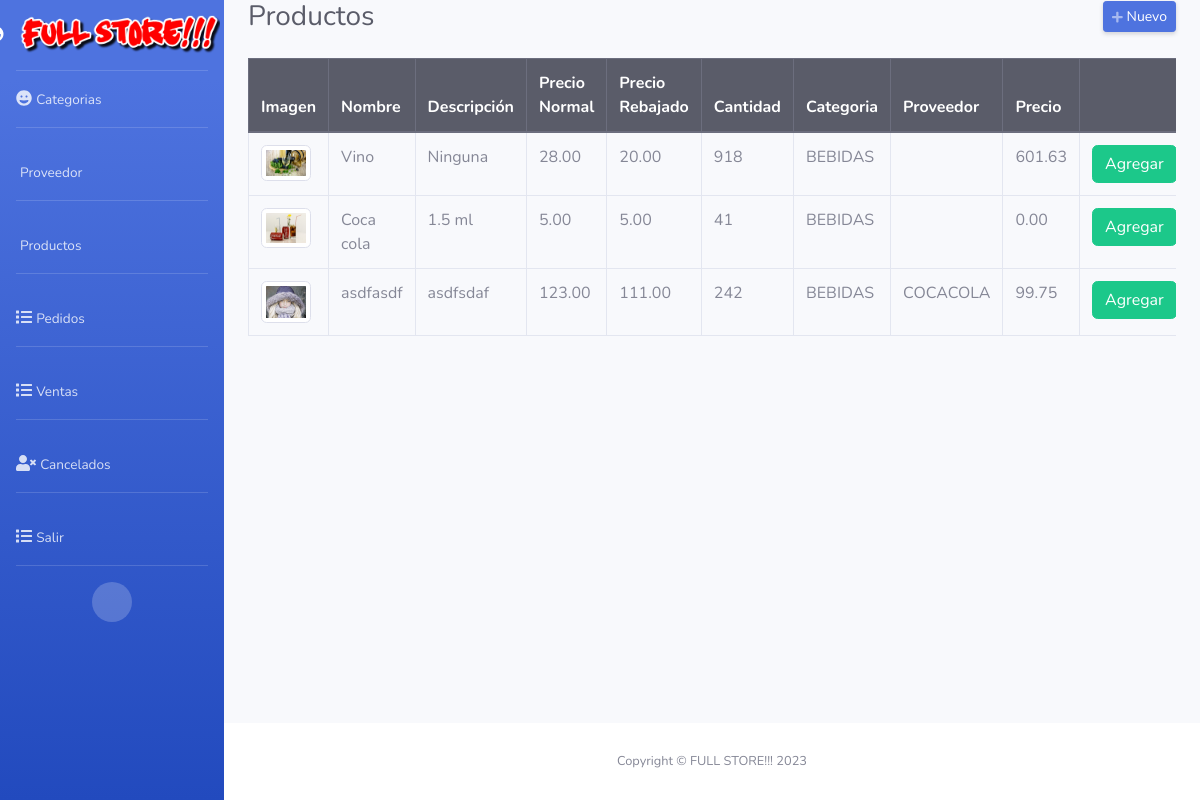
Before: /admin/productos.php (signed in) with the older database file.
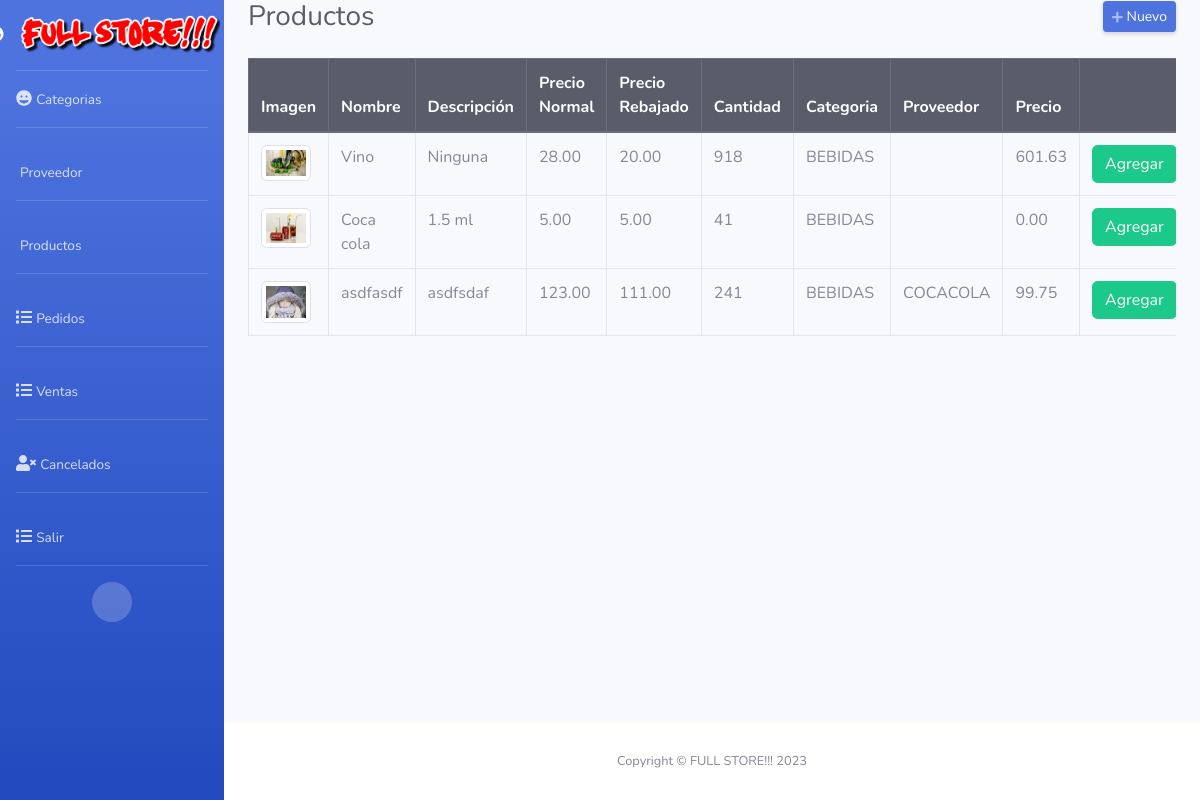
After: the same page with the newer database file.
### tables this page shows
CREATE TABLE `productos` (
  `id` int(11) NOT NULL,
  `nombre` varchar(255) NOT NULL,
  `descripcion` text NOT NULL,
  `precio_normal` decimal(10,2) NOT NULL,
  `precio_rebajado` decimal(10,2) NOT NULL,
  `cantidad` int(11) NOT NULL,
  `imagen` varchar(50) NOT NULL,
  `id_categoria` int(11) NOT NULL,
  `id_prov` int(11) NOT NULL,
  `precio` decimal(10,2) NOT NULL
);

CREATE TABLE `categorias` (
  `id` int(11) NOT NULL,
  `categoria` varchar(50) NOT NULL
);

CREATE TABLE `tmbtv_pro` (
  `id` int(11) NOT NULL,
  `TMPRO_RIF` varchar(15) NOT NULL,
  `TMPRO_NOC` varchar(50) NOT NULL,
  `TMPRO_TEL` varchar(11) NOT NULL,
  `TMPRO_DID` varchar(70) NOT NULL
);

### admin/productos.php (the view, shortened to what this page needs)
<?php
include("config/conex.php");
include("includes/header.php"); ?>
<div class="d-sm-flex align-items-center justify-content-between mb-4">
    <h1 class="h3 mb-0 text-gray-800">Productos</h1>
    <a href="#" class="d-none d-sm-inline-block btn btn-sm btn-primary shadow-sm" id="abrirProducto"><i class="fas fa-plus fa-sm text-white-50"></i> Nuevo</a>
</div>
<div class="row">
    <div class="col-md-12">
        <div class="table-responsive">
            <table class="table table-hover table-bordered" style="width: 100%;">
                <thead class="thead-dark">
                    <tr>
                        <th>Imagen</th>
                        <th>Nombre</th>
                        <th>Descripción</th>
                        <th>Precio Normal</th>
                        <th>Precio Rebajado</th>
                        <th>Cantidad</th>
                        <th>Categoria</th>
                        <th>Proveedor</th>
                        <th>Precio</th>
                        <th></th>
                    </tr>
                </thead>
                <tbody>
                    <?php
                    $query = mysqli_query($conexion, "SELECT `productos`.`id`, `productos`.`nombre`,
                    `productos`.`descripcion`, `productos`.`precio_normal`, `productos`.`precio_rebajado`,
                    `productos`.`cantidad`, `productos`.`imagen`, `productos`.`id_categoria`,
                    `categorias`.`id`, `categorias`.`categoria`, `productos`.`id_prov`,
                        `tmbtv_pro`.`id`, `tmbtv_pro`.`TMPRO_NOC`, `productos`.`precio`,`productos`.`id`
                    FROM `productos`
                        LEFT JOIN `categorias` ON `productos`.`id_categoria` = `categorias`.`id`
                        LEFT JOIN `tmbtv_pro` ON `productos`.`id_prov` = `tmbtv_pro`.`id`;");
                    while ($data = mysqli_fetch_assoc($query)) { ?>
                        <tr>
                            <td><img class="img-thumbnail" src="../assets/img/<?php echo $data['imagen']; ?>" width="50"></td>
                            <td><?php echo $data['nombre']; ?></td>
                            <td><?php echo $data['descripcion']; ?></td>
                            <td><?php echo $data['precio_normal']; ?></td>
                            <td><?php echo $data['precio_rebajado']; ?></td>
                            <td><?php echo $data['cantidad']; ?></td>
                            <td><?php echo $data['categoria']; ?></td>
                            <td><?php echo $data['TMPRO_NOC']; ?></td>
                            <td><?php echo $data['precio']; ?></td>
                            <td>
                                <form method="post" action="agregar.php?id=<?php echo $data['id']; ?>" >
                                    <button class="btn btn-success" type="buton">Agregar</button>
                                </form>
                            </td>
                        </tr>
                    <?php } ?>
                </tbody>
            </table>
        </div>
    </div>
</div>
<?php include("includes/footer.php"); ?>

Changed rows visible on the page:
changed productos "asdfasdf": cantidad "242" → "241"
